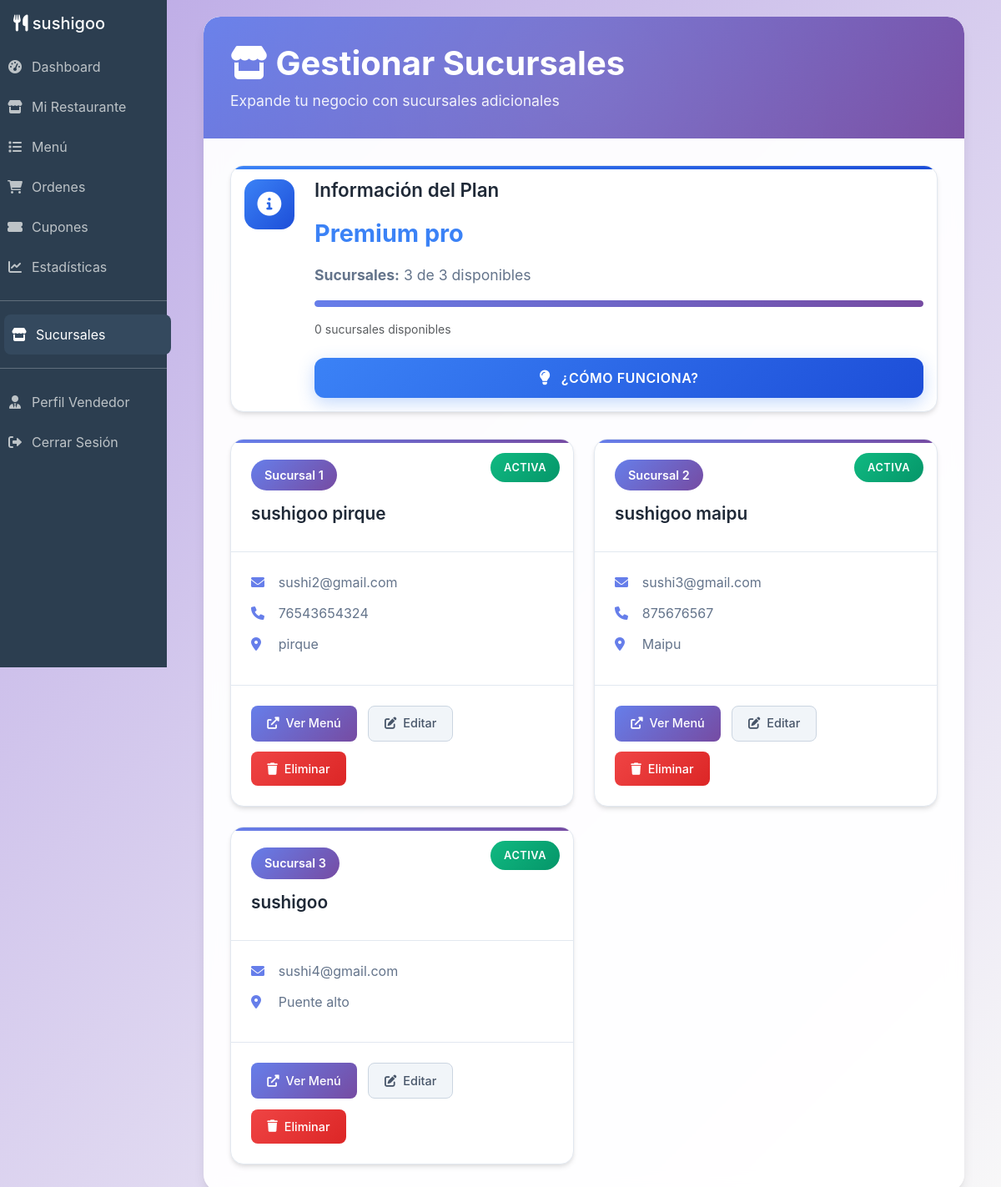
Page /restaurante/sucursales.php (signed in) on the committed database.
### tables this page shows
CREATE TABLE `restaurants` (
  `id` int(11) NOT NULL,
  `parent_id` int(11) DEFAULT NULL,
  `name` varchar(100) NOT NULL,
  `slug` varchar(100) NOT NULL,
  `email` varchar(100) NOT NULL,
  `password` varchar(255) NOT NULL,
  `logo` varchar(255) DEFAULT NULL,
  `banner` varchar(255) DEFAULT NULL,
  `description` text DEFAULT NULL,
  `registration_ip` varchar(45) DEFAULT NULL,
  `failed_login_attempts` int(11) DEFAULT 0,
  `last_failed_login` timestamp NULL DEFAULT NULL,
  `account_locked_until` timestamp NULL DEFAULT NULL,
  `last_login_at` timestamp NULL DEFAULT NULL,
  `last_login_ip` varchar(45) DEFAULT NULL,
  `phone` varchar(20) DEFAULT NULL,
  `address` text DEFAULT NULL,
  `facebook_url` varchar(255) DEFAULT NULL,
  `instagram_url` varchar(255) DEFAULT NULL,
  `tiktok_url` varchar(255) DEFAULT NULL,
  `whatsapp_url` varchar(255) DEFAULT NULL,
  `whatsapp_store` varchar(20) DEFAULT NULL,
  `currency` varchar(10) DEFAULT 'CLP' COMMENT 'Código de moneda (CLP, USD, EUR, etc.)',
  `banner_color` varchar(20) DEFAULT '#00D4AA',
  `color_web` varchar(20) DEFAULT '#00b894',
  `opening_hours` longtext DEFAULT NULL CHECK (json_valid(`opening_hours`)),
  `is_open` tinyint(1) DEFAULT 1,
  `has_delivery` tinyint(1) DEFAULT 0,
  `has_physical_store` tinyint(1) DEFAULT 0,
  `is_active` tinyint(1) DEFAULT 1,
  `plan_id` int(11) DEFAULT 1,
  `current_plan_id` int(11) DEFAULT 1,
  `subscription_status` enum('trial','active','expired','cancelled') DEFAULT 'trial',
  `trial_ends_at` timestamp NULL DEFAULT NULL,
  `subscription_ends_at` timestamp NULL DEFAULT NULL,
  `created_at` timestamp NOT NULL DEFAULT current_timestamp(),
  `updated_at` timestamp NOT NULL DEFAULT current_timestamp() ON UPDATE current_timestamp(),
  `profile_completed` tinyint(1) DEFAULT 0,
  `enable_whatsapp_order` tinyint(1) NOT NULL DEFAULT 0 COMMENT 'Indica si los pedidos por WhatsApp est??n habilitados',
  `whatsapp_order_number` varchar(255) DEFAULT NULL COMMENT 'N??mero de WhatsApp para pedidos (formato completo con URL)',
  `whatsapp_order_message` text DEFAULT NULL COMMENT 'Mensaje personalizado para pedidos por WhatsApp',
  `include_product_details` tinyint(1) NOT NULL DEFAULT 1 COMMENT 'Indica si se incluyen detalles del producto en el mensaje',
  `include_customer_info` tinyint(1) NOT NULL DEFAULT 1 COMMENT 'Indica si se solicita informaci??n del cliente',
  `show_featured_products` tinyint(1) NOT NULL DEFAULT 1 COMMENT 'Indica si se deben mostrar los productos destacados en el men??',
  `opening_time` time DEFAULT '09:00:00',
  `closing_time` time DEFAULT '22:00:00',
  `is_closed_today` tinyint(1) DEFAULT 0,
  `closed_until` datetime DEFAULT NULL,
  `closed_reason` varchar(255) DEFAULT NULL,
  `parent_restaurant_id` int(11) DEFAULT NULL COMMENT 'ID del restaurante padre (para sucursales)',
  `is_branch` tinyint(1) DEFAULT 0 COMMENT 'Indica si es una sucursal creada desde Premium Pro',
  `branch_number` int(11) DEFAULT NULL COMMENT 'Número de sucursal (1, 2, etc.)'
);

### restaurante/sucursales.php (the view, shortened to what the rows shown need)
<?php
require_once '../config/functions.php';
require_once '../classes/Restaurant.php';
$restaurant_id = $_SESSION['restaurant_id'];
$restaurant = new Restaurant($conn);
$restaurant_data = $restaurant->getRestaurant($restaurant_id);
$restaurant = $restaurant_data;
try {
    $stmt = $conn->prepare("
        SELECT r.*, p.name as plan_name, p.max_branches
        FROM restaurants r
        LEFT JOIN plans p ON r.current_plan_id = p.id
        WHERE r.id = ?
    ");
    $stmt->execute([$restaurant_id]);
    $restaurant_info = $stmt->fetch(PDO::FETCH_ASSOC);
    $stmt = $conn->prepare("
        SELECT COUNT(*) as current_branches
        FROM restaurants
        WHERE parent_restaurant_id = ? AND is_branch = 1
    ");
    $stmt->execute([$restaurant_id]);
    $branch_count = $stmt->fetch(PDO::FETCH_ASSOC);
    $restaurant_info['current_branches'] = $branch_count['current_branches'] ?? 0;
    $stmt = $conn->prepare("
        SELECT * FROM restaurants
        WHERE parent_restaurant_id = ? AND is_branch = 1
        ORDER BY branch_number ASC
    ");
    $stmt->execute([$restaurant_id]);
    $branches = $stmt->fetchAll(PDO::FETCH_ASSOC);
    $can_create_branch = $restaurant_info['current_branches'] < $restaurant_info['max_branches'];
} catch (PDOException $e) {
    error_log("Error en sucursales.php: " . $e->getMessage());
    $error = "Error al cargar la información de sucursales.";
    $restaurant_info = null;
    $branches = [];
    $can_create_branch = false;
} catch (Exception $e) {
    error_log("Error en sucursales.php: " . $e->getMessage());
    $error = $e->getMessage();
    $restaurant_info = null;
    $branches = [];
    $can_create_branch = false;
}
?>
<!DOCTYPE html>
<html lang="es">
<head>
    <link href="https://cdn.jsdelivr.net/npm/bootstrap@5.3.0/dist/css/bootstrap.min.css" rel="stylesheet">
    <link href="https://cdnjs.cloudflare.com/ajax/libs/font-awesome/6.0.0/css/all.min.css" rel="stylesheet">
</head>
<body>
    <div class="container-fluid">
        <div class="row">
            <?php include 'includes/sidebar.php'; ?>
            <main class="col-md-9 ms-sm-auto col-lg-10 px-md-4">
                <div class="main-container">
                    <div class="page-header">
                        <div class="d-flex justify-content-between align-items-center">
                            <div>
                                <h1 class="page-title">
                                    <i class="fas fa-store"></i> Gestionar Sucursales
                                </h1>
                            </div>
                        </div>
                    </div>
                    <div class="content-wrapper">
                        <?php if (empty($branches)): ?>
                            <div class="empty-state">
                                <i class="fas fa-store"></i>
                                <h4>No tienes sucursales creadas</h4>
                                <p>Crea tu primera sucursal para expandir tu negocio</p>
                                <?php if ($can_create_branch): ?>
                                    <button type="button" class="btn create-branch-btn" data-bs-toggle="modal" data-bs-target="#createBranchModal">
                                        <i class="fas fa-plus"></i> Crear Primera Sucursal
                                    </button>
                                <?php endif; ?>
                            </div>
                        <?php else: ?>
                            <div class="branches-grid">
                                <?php foreach ($branches as $branch): ?>
                                    <div class="branch-card">
                                        <div class="branch-header">
                                            <span class="branch-status <?= $branch['is_active'] ? 'status-active' : 'status-inactive' ?>">
                                                <?= $branch['is_active'] ? 'Activa' : 'Inactiva' ?>
                                            </span>
                                            <span class="branch-number">
                                                Sucursal <?= $branch['branch_number'] ?>
                                            </span>
                                            <h5 class="branch-name"><?= htmlspecialchars($branch['name']) ?></h5>
                                        </div>
                                        <div class="branch-info">
                                            <div class="branch-detail">
                                                <i class="fas fa-envelope"></i>
                                                <?= htmlspecialchars($branch['email']) ?>
                                            </div>
                                            <?php if ($branch['phone']): ?>
                                            <div class="branch-detail">
                                                <i class="fas fa-phone"></i>
                                                <?= htmlspecialchars($branch['phone']) ?>
                                            </div>
                                            <?php endif; ?>
                                            <?php if ($branch['address']): ?>
                                            <div class="branch-detail">
                                                <i class="fas fa-map-marker-alt"></i>
                                                <?= htmlspecialchars($branch['address']) ?>
                                            </div>
                                            <?php endif; ?>
                                        </div>
                                        <div class="branch-actions">
                                            <a href="/<?= $branch['slug'] ?>" target="_blank" class="btn-modern btn-primary-modern">
                                                <i class="fas fa-external-link-alt"></i> Ver Menú
                                            </a>
                                            <button type="button" class="btn-modern btn-secondary-modern" onclick="editBranch(<?= $branch['id'] ?>)">
                                                <i class="fas fa-edit"></i> Editar
                                            </button>
                                            <button type="button" class="btn-modern btn-danger-modern" onclick="deleteBranch(<?= $branch['id'] ?>)">
                                                <i class="fas fa-trash"></i> Eliminar
                                            </button>
                                        </div>
                                    </div>
                                <?php endforeach; ?>
                            </div>
                        <?php endif; ?>
                    </div>
                </div>
            </main>
        </div>
    </div>
</body>
</html>

### restaurante/includes/sidebar.php (shortened to what the rows shown need)
<div class="col-md-3 col-lg-2 px-0">
    <div class="sidebar collapse d-md-block" id="sidebarCollapse">
        <div class="p-3 d-flex justify-content-between align-items-center">
            <h5 class="mb-0"><i class="fas fa-utensils"></i> <?= htmlspecialchars($restaurant['name']) ?></h5>
        </div>
    </div>
</div>

### rows in the picture
restaurants: name "sushigoo"
restaurants: is_active "ACTIVA", branch_number "1", name "sushigoo pirque", email "sushi2@gmail.com", phone "76543654324", address "pirque"
restaurants: is_active "ACTIVA", branch_number "2", name "sushigoo maipu", email "sushi3@gmail.com", phone "875676567", address "Maipu"
restaurants: is_active "ACTIVA", branch_number "3", name "sushigoo", email "sushi4@gmail.com", address "Puente alto"

### other values in the picture
$restaurant_info['plan_name'] "Premium pro"
$restaurant_info['current_branches'] "3"
$restaurant_info['max_branches'] "3"
